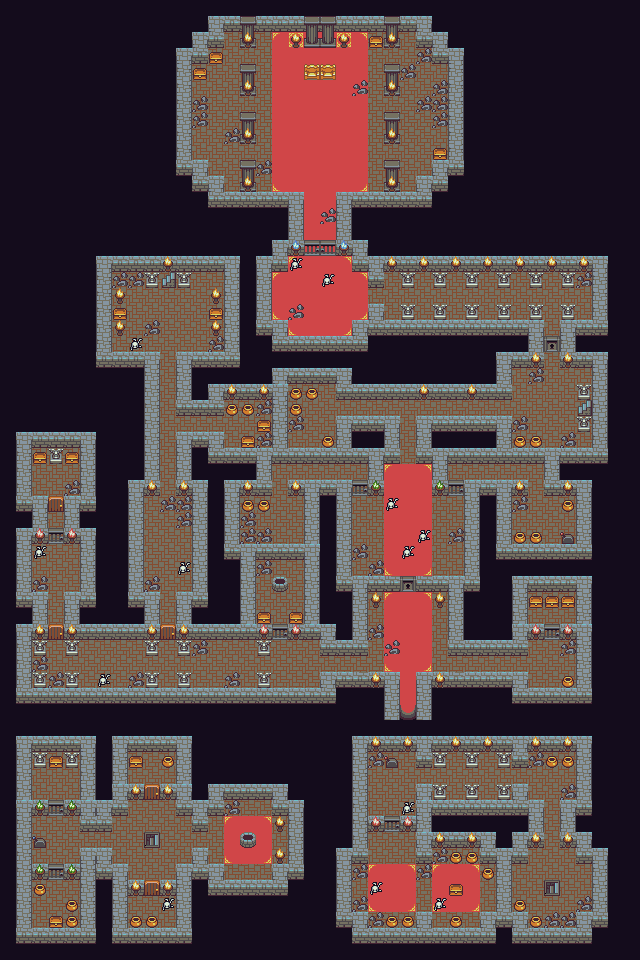

Below is a game level as drawn by its tile map, then a one-line description and the .tmx that defines it (tile-layer data replaced by summaries):
An orthogonal 40x60 tile map with 16x16 px tiles, 4 tile layers (background, background+, background++, foreground) and 33 objects (4x camerabox).

<map version="1.0" orientation="orthogonal" renderorder="right-down" width="40" height="60" tilewidth="16" tileheight="16" nextobjectid="43">
 <tileset firstgid="1" source="tileset.tsx" />
 <layer name="background" width="40" height="60">
  <data>[2400 cells, 2400 non-empty, 13 distinct tile ids]</data>
 </layer>
 <layer name="background+" width="40" height="60">
  <data>[2400 cells, 260 non-empty, 21 distinct tile ids]</data>
 </layer>
 <layer name="background++" width="40" height="60">
  <data>[2400 cells, 8 non-empty, 1 distinct tile ids]</data>
 </layer>
 <objectgroup name="#spritelayer">
  <object id="1" x="400" y="720">
   <polyline points="0,0 0,-48 -64,-48" />
  </object>
  <object id="2" x="336" y="656">
   <polyline points="0,0 32,0 32,-64 64,-64 64,-80 16,-80 16,-176" />
  </object>
  <object id="3" x="416" y="720">
   <polyline points="0,0 0,-48 32,-48 112,-48 112,-32 160,-32 160,-80 144,-80 144,-96 160,-96 160,-128 112,-128 112,-96 128,-96 128,-80 112,-80 112,-64 32,-64 32,-128 0,-128 0,-144 48,-144 48,-240" />
  </object>
  <object id="4" x="464" y="480">
   <polyline points="0,0 64,0 64,16 48,16 48,64 112,64 112,16 80,16 80,-16 -16,-16 -16,16 -32,16 -32,-16 -48,-16 -48,-64" />
  </object>
  <object id="5" x="400" y="416">
   <polyline points="0,0 0,48 -16,48 -16,80 -32,80 -32,48 -128,48 -128,80 -160,80 -160,128 -96,128 -96,80 -112,80 -112,64 -48,64" />
  </object>
  <object id="7" x="336" y="672">
   <polyline points="0,0 -16,0 -16,16 -64,16 -64,0 -80,0 -80,16 -144,16 -144,0 -160,0 -160,16 -176,16 -176,0 -192,0 -192,16 -256,16 -256,0 -272,0 -272,16 -288,16 -288,0 -304,0 -304,-16 -288,-16 -288,-80 -304,-80 -304,-128 -288,-128 -288,-176 -304,-176 -304,-224 -288,-224 -288,-208 -272,-208 -272,-224 -256,-224 -256,-176 -272,-176 -272,-128 -256,-128 -256,-80 -272,-80 -272,-16 -256,-16 -256,-32 -192,-32 -192,-16 -176,-16 -176,-80" />
  </object>
  <object id="8" x="336" y="656">
   <polyline points="0,0 -16,0 -16,-16 -48,-16 -48,-32 -32,-32 -32,-96 -80,-96 -80,-32 -64,-32 -64,0 -80,0 -80,-16 -144,-16 -144,0 -160,0 -160,-64" />
  </object>
  <object id="9" x="272" y="576">
   <polyline points="0,0 0,16 16,16 16,0 0,0" />
  </object>
  <object id="10" x="176" y="592">
   <polyline points="0,0 16,0 16,-96 0,-96 0,-160 48,-160 48,-144 96,-144 96,-192 48,-192 48,-176 0,-176 0,-240 48,-240 48,-256 32,-256 32,-272 48,-272 48,-288 32,-288 32,-304 48,-304 48,-320 16,-320 16,-304 0,-304 0,-320 -16,-320 -16,-304 -32,-304 -32,-320 -64,-320 -64,-304 -48,-304 -48,-288 -64,-288 -64,-272 -48,-272 -48,-256 -64,-256 -64,-240 -16,-240 -16,-96 -32,-96 -32,0 -16,0" />
  </object>
  <object id="12" x="400" y="416">
   <polyline points="0,0 -64,0 -64,32 -112,32 -112,-32 -64,-32 -64,-16 112,-16 112,-48 144,-48 144,-96" />
  </object>
  <object id="13" x="416" y="416">
   <polyline points="0,0 96,0 96,32 176,32 176,16 160,16 160,0 176,0 176,-16 160,-16 160,-32 176,-32 176,-48 144,-48 144,-96" />
  </object>
  <object id="14" x="560" y="320">
   <polyline points="0,0 0,-16 16,-16 16,0 32,0 32,-48 16,-48 16,-32 0,-32 0,-48 -16,-48 -16,-32 -32,-32 -32,-48 -48,-48 -48,-32 -64,-32 -64,-48 -80,-48 -80,-32 -96,-32 -96,-48 -112,-48 -112,-32 -128,-32 -128,-48 -144,-48 -144,-32 -160,-32 -160,-48 -176,-48 -176,-32 -192,-32 -192,-48 -208,-48 -208,-64 -224,-64 -224,-128" />
  </object>
  <object id="15" x="544" y="320">
   <polyline points="0,0 0,-16 -16,-16 -16,0 -32,0 -32,-16 -48,-16 -48,0 -64,0 -64,-16 -80,-16 -80,0 -96,0 -96,-16 -112,-16 -112,0 -128,0 -128,-16 -144,-16 -144,0 -160,0 -160,-16 -176,-16 -176,0 -192,0 -192,16 -256,16 -256,0 -272,0 -272,-48 -256,-48 -256,-64 -240,-64 -240,-128" />
  </object>
  <object id="16" x="304" y="192">
   <polyline points="0,0 -48,0 -48,-16 -64,-16 -64,0 -80,0 -80,-16 -96,-16 -96,-32 -112,-32 -112,-128 -96,-128 -96,-144 -80,-144 -80,-160 -64,-160 -64,-144 -48,-144 -48,-160 -16,-160 -16,-144 48,-144 48,-160 80,-160 80,-144 96,-144 96,-160 112,-160 112,-144 128,-144 128,-128 144,-128 144,-32 128,-32 128,-16 112,-16 112,0 96,0 96,-16 80,-16 80,0 32,0" />
  </object>
  <object id="17" x="384" y="128">
   <polyline points="0,0 0,16 16,16 16,0 0,0" />
  </object>
  <object id="18" x="384" y="80">
   <polyline points="0,0 0,16 16,16 16,0 0,0" />
  </object>
  <object id="19" x="256" y="80">
   <polyline points="0,0 -16,0 -16,16 0,16 0,0" />
  </object>
  <object id="20" x="240" y="128">
   <polyline points="0,0 0,16 16,16 16,0 0,0" />
  </object>
  <object id="21" x="304" y="64">
   <polyline points="0,0 0,16 32,16 32,0 16,0 0,0" />
  </object>
  <object id="24" type="camerabox" x="0" y="720" width="320" height="240" visible="0" />
  <object id="25" type="camerabox" x="320" y="720" width="320" height="240" visible="0" />
  <object id="29" type="camerabox" x="160" y="0" width="320" height="240" visible="0" />
  <object id="30" type="camerabox" x="0" y="240" width="640" height="480" visible="0" />
  <object id="31" x="144" y="880">
   <polyline points="0,0 0,16 -16,16 -16,48 32,48 32,16 16,16 16,0" />
  </object>
  <object id="32" x="160" y="880">
   <polyline points="0,0 16,0 16,-16 32,-16 32,-32 48,-32 48,-16 64,-16 64,0 112,0 112,-32 128,-32 128,-48 112,-48 112,-80 64,-80 64,-64 48,-64 48,-48 32,-48 32,-64 16,-64 16,-80 0,-80" />
  </object>
  <object id="33" x="240" y="832">
   <polyline points="0,0 0,16 16,16 16,0 0,0" />
  </object>
  <object id="34" x="160" y="800">
   <polyline points="0,0 0,-16 16,-16 16,-48 -32,-48 -32,-16 -16,-16 -16,0" />
  </object>
  <object id="35" x="144" y="800">
   <polyline points="0,0 -16,0 -16,16 -32,16 -32,32 -64,32 -64,16 -80,16 -80,0 -64,0 -64,-32 -80,-32 -80,-48 -96,-48 -96,-32 -112,-32 -112,0 -96,0 -96,16 -112,16 -112,32" />
  </object>
  <object id="37" x="144" y="880">
   <polyline points="0,0 -16,0 -16,-16 -32,-16 -32,-32 -64,-32 -64,-16 -80,-16 -80,0 -64,0 -64,48 -112,48 -112,0 -96,0 -96,-16 -112,-16 -112,-48" />
  </object>
  <object id="38" x="560" y="832">
   <polyline points="0,0 0,16 16,16 16,32 32,32 32,80 16,80 16,96 -32,96 -32,80 -48,80 -48,32 -32,32 -32,16 -16,16 -16,0" />
  </object>
  <object id="39" x="560" y="832">
   <polyline points="0,0 0,-32 16,-32 16,-80 -32,-80 -32,-64 -64,-64 -64,-80 -80,-80 -80,-64 -96,-64 -96,-80 -112,-80 -112,-64 -144,-64 -144,-80 -192,-80 -192,-16 -176,-16" />
  </object>
  <object id="40" x="384" y="816">
   <polyline points="0,0 0,16 -16,16 -16,48 -32,48 -32,96 -16,96 -16,112 32,112 32,96 48,96 48,112 96,112 96,96 112,96 112,48 96,48 96,32 48,32 48,48 32,48 32,16 16,16 16,0" />
  </object>
  <object id="41" x="400" y="816">
   <polyline points="0,0 16,0 16,-32 48,-32 48,-16 64,-16 64,-32 80,-32 80,-16 96,-16 96,-32 128,-32 128,-16 144,-16 144,16" />
  </object>
 </objectgroup>
 <layer name="foreground" width="40" height="60">
  <data>[2400 cells, 8 non-empty, 1 distinct tile ids]</data>
 </layer>
</map>
